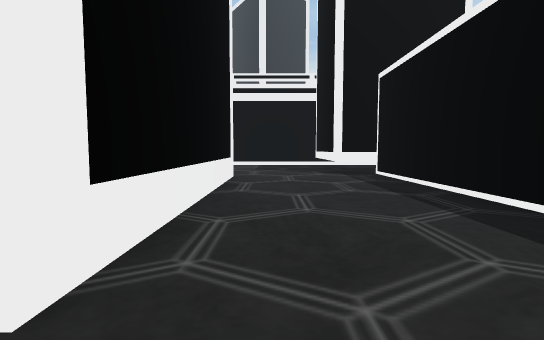
[1] (above)

24 first-person views from a walk through a scene from a Unity 3-D project. The camera is 1.5 m above the floor, tilts 4° down and sees 85° across. The floor is counted in squares, 2 m on a side. Each view is taken from the middle of a square. On the plan, view 1 faces up. The plan holds only what a view shows up to about 10 squares ahead; the rest is blank. The place goes on beyond the plan. The player is left out. Some surface patterns are stand-ins.

[2]
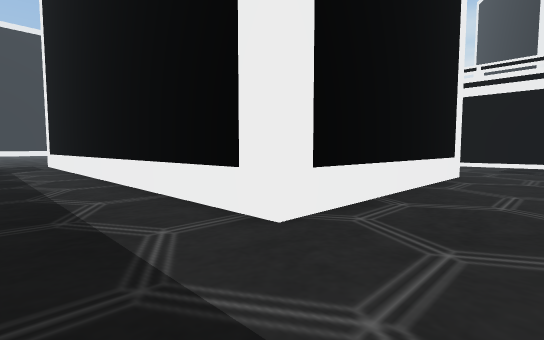

[3]
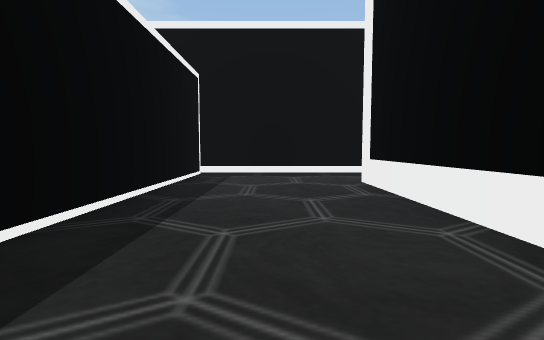

[4]
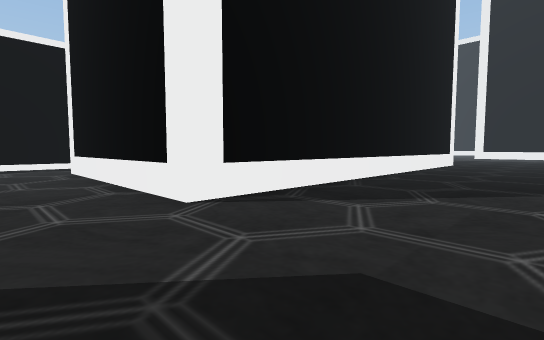

[5]
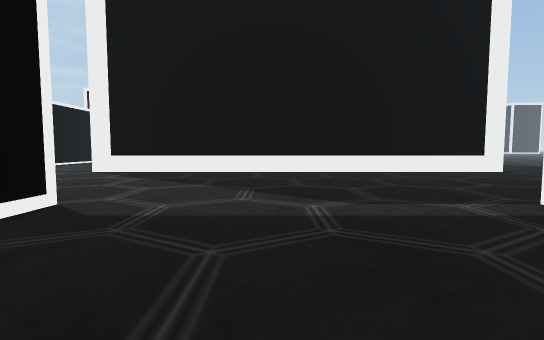

[6]
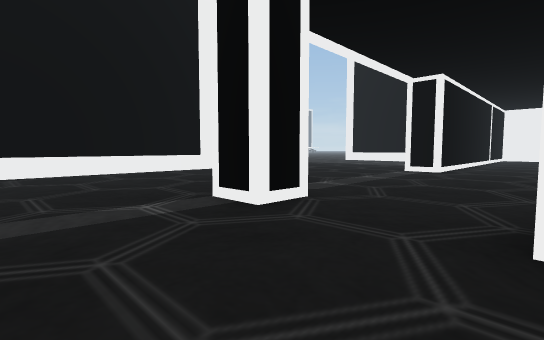

[7]
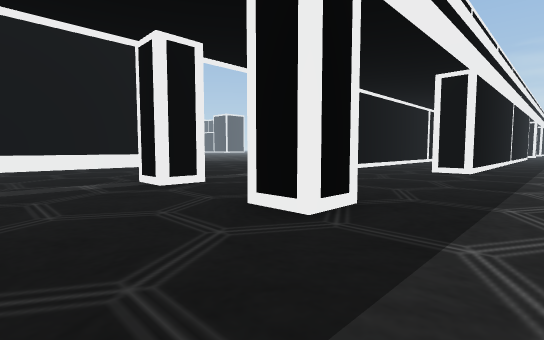

[8]
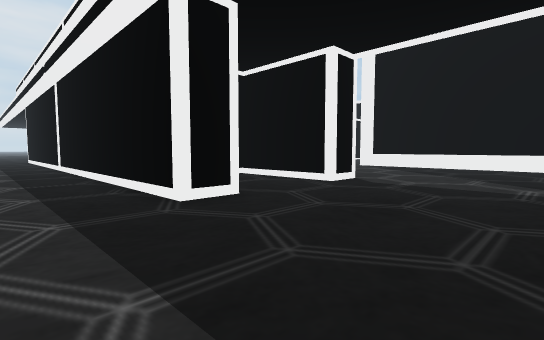

[9]
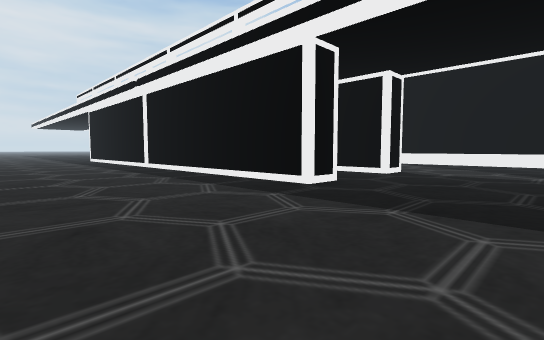

[10]
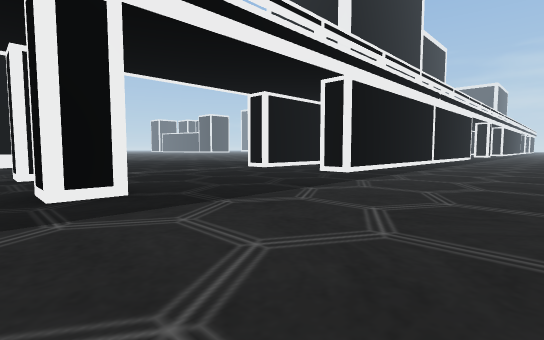

[11]
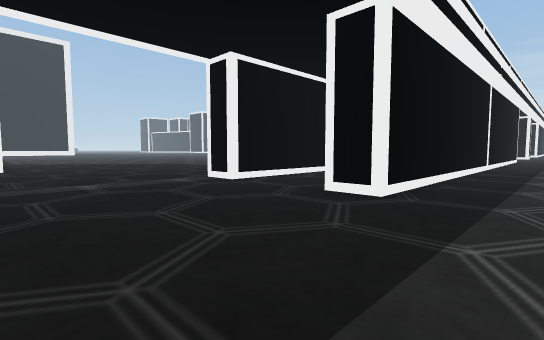

[12]
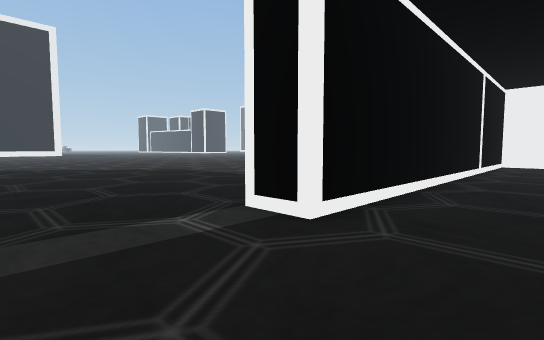

[13]
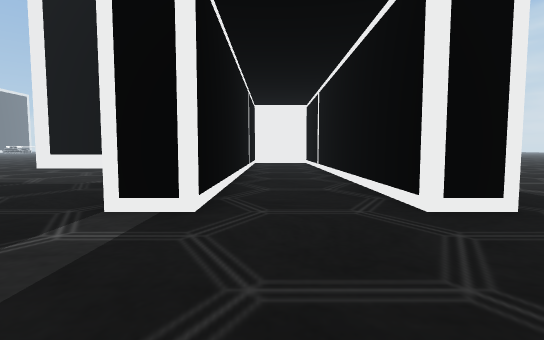

[14]
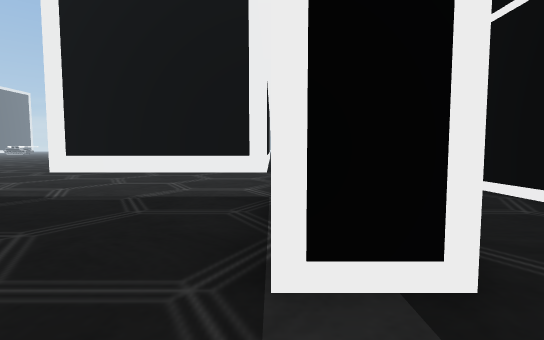

[15]
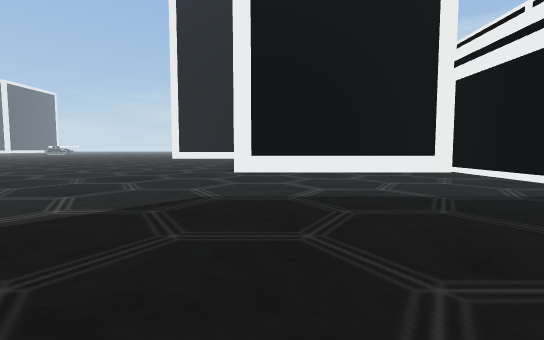

[16]
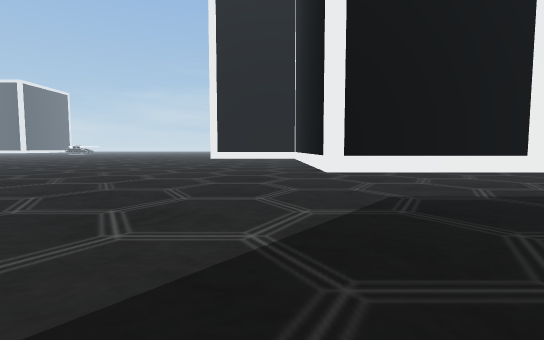

[17]
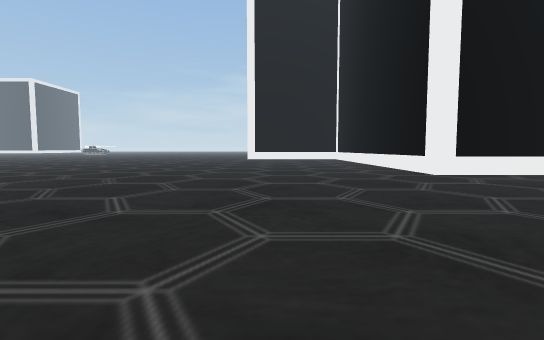

[18]
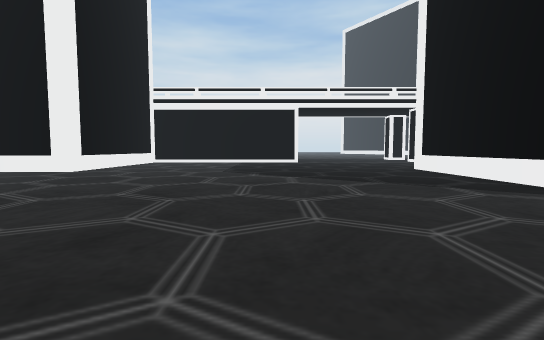

[19]
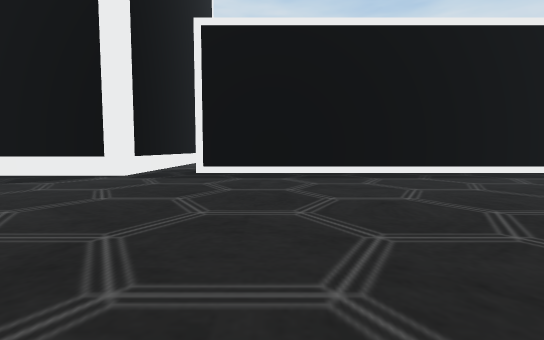

[20]
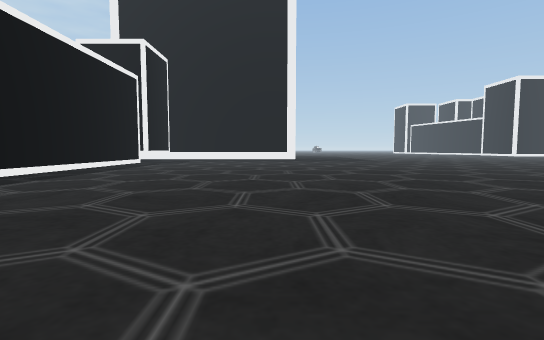

[21]
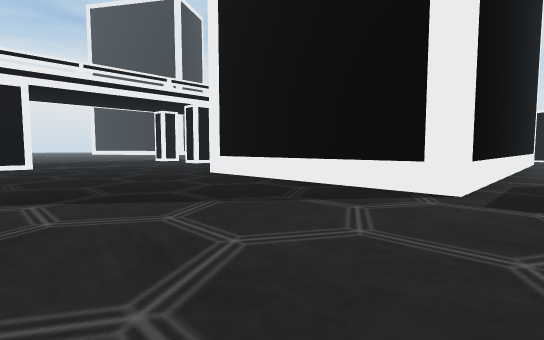

[22]
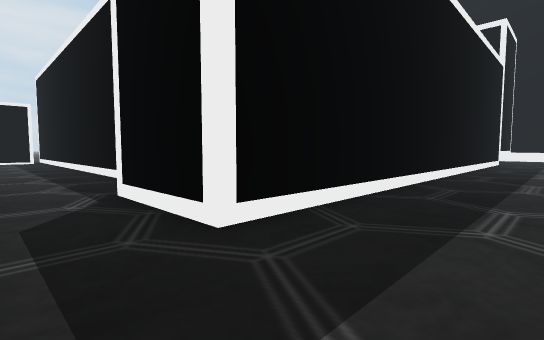

[23]
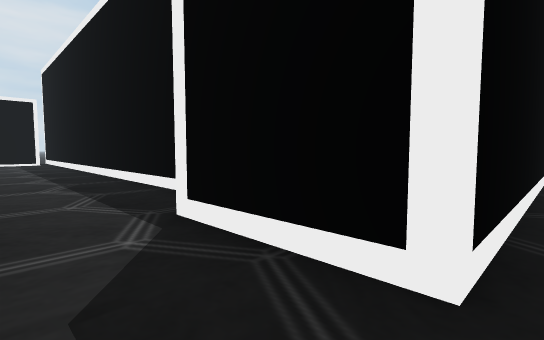

[24]
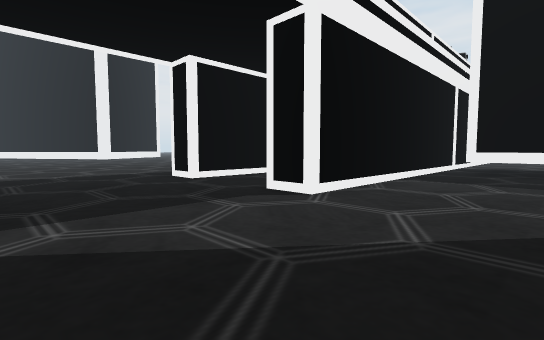

### Floor plan
Points are (right, up) in squares from view 1. A wall is a line through its corners. A room is listed if a view was taken in it or the views show most of it. See-through windows are left out.
Room 1 (views 1, 2, 3)
walls: (3.2, -1.1) (3.2, 2.9); (3.2, 4.6) (3.2, 9.1) (1.9, 9.1); (-1.1, 8.2) (-1.1, 1.2) (-9.6, 1.2); (-9, -1.6) (3.4, -1.6)
ways out: opening at (-9.5, 0.5) to room 2; opening at (0.5, 7.5) to room 2
Room 2 (views 4, 5, 6, 7, 8, 9, 10, 11, 12, 13, 14, 15, 16, 17, 18, 19, 20, 21, 22, 23, 24)
walls: (-11.8, 15.1) (-10.7, 15.1) (-10.7, 13.9); (-11.8, 18.9) (-10.7, 18.9) (-10.7, 17.8); (-9.6, 1.2) (-14.6, 1.2) (-14.6, 8.2) (-1.1, 8.2); (-23.5, 14) (-27, 14); (-26.6, 13.9) (-26.6, 6.8) (-28.5, 6.8); (-1.4, 17.9) (-4.1, 17.9) (-4.1, 18.9) (4.1, 18.9); (-26.1, 18.9) (-18.5, 18.9) (-18.5, 17.9) (-24.9, 17.9); (-28.2, 15.1) (-18.5, 15.1) (-18.5, 13.9); (1.9, 9.1) (1.9, 13.1); (3.2, 14) (-4.1, 14) (-4.1, 15.1) (-0.8, 15.1); (-13.7, -10.5) (-13.7, -0.6) (-10.8, -0.6)
ways out: opening at (-9.5, 0.5) to room 1; opening at (0.5, 7.5) to room 1

Positions as (right, up) in squares from view 1, and headings:
1: (0, 0), facing up
2: (1, -1), facing up-left
3: (1, 8), facing down
4: (1, 12), facing down-left
5: (-7, 18), facing down
6: (-8, 18), facing down-left
7: (-8, 21), facing down-left
8: (-8, 21), facing down-right
9: (-8, 24), facing down-right
10: (-10, 24), facing down-left
11: (-14, 21), facing down-left
12: (-16, 17), facing down-left
13: (-15, 16), facing left
14: (-17, 14), facing left
15: (-17, 8), facing left
16: (-17, 5), facing left
17: (-18, 2), facing left
18: (-20, -3), facing up
19: (-23, -3), facing right
20: (-21, 0), facing down
21: (-20, 0), facing up-right
22: (-16, 1), facing down-right
23: (-14, 1), facing down-right
24: (-8, 11), facing up-right
